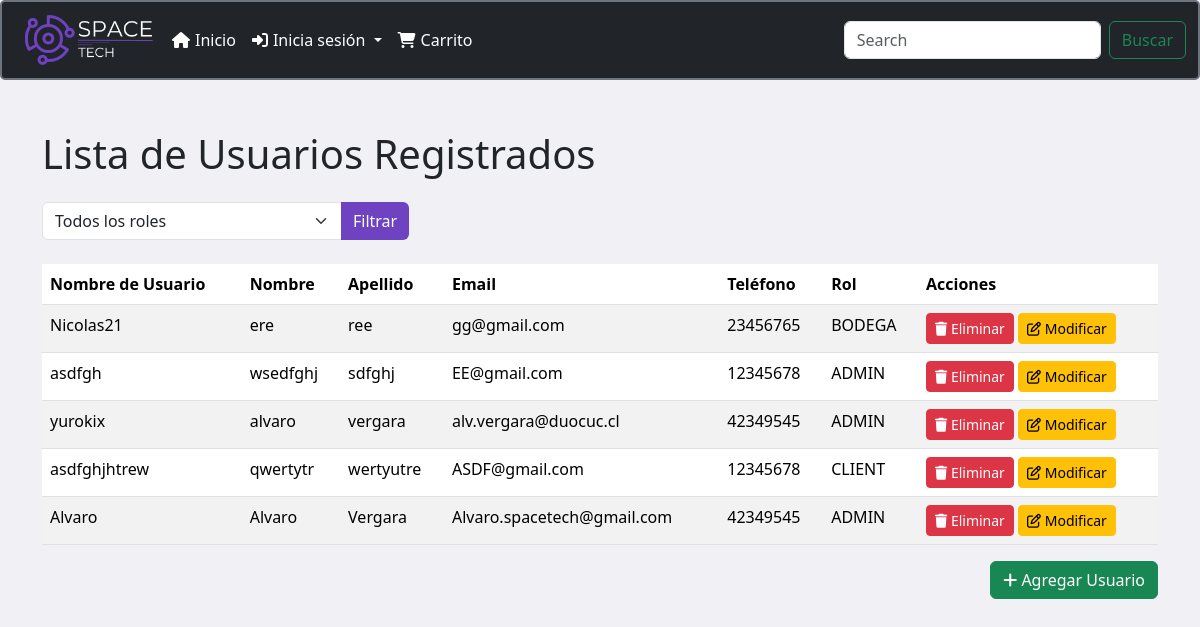
The page /listaU (signed in) on the database as committed earlier.
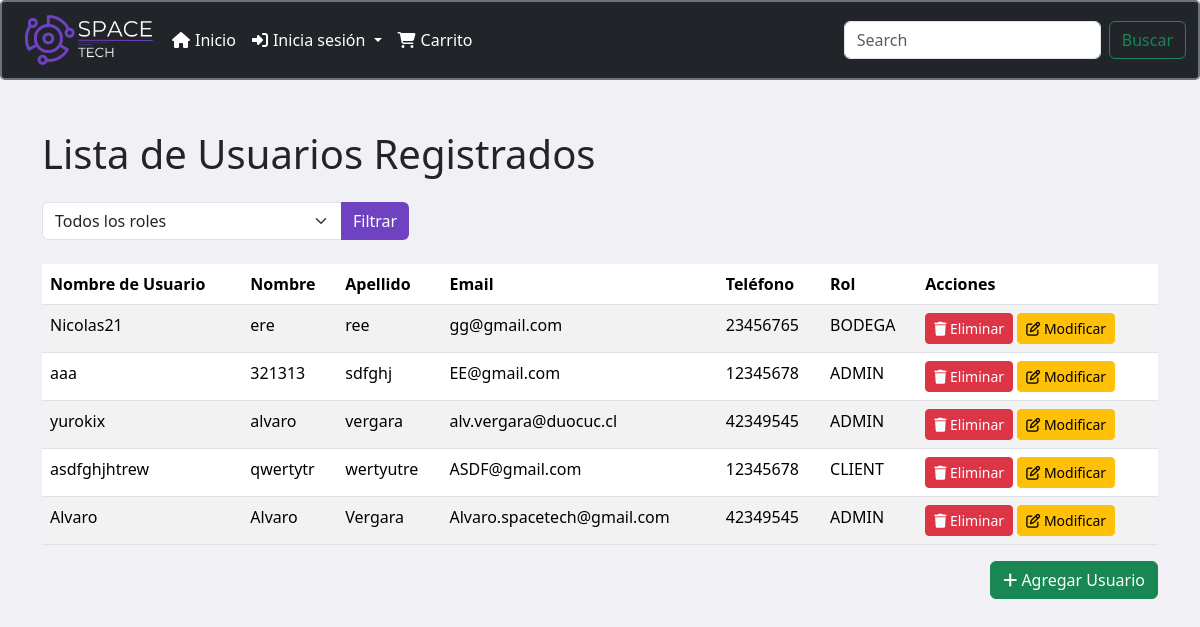
The same page on the database as committed later.
### menu/models.py (models this page shows, shortened)
class Usuario(models.Model):
    ROLE_CHOICES = [
        ('ADMIN', 'Administrador'),
        ('BODEGA', 'Bodeguero'),
        ('CLIENT', 'Cliente'),
    ]
    nombre_usuario = models.CharField(max_length=30)
    nombre = models.CharField(max_length=30)
    apellido = models.CharField(max_length=30)
    email = models.EmailField(unique=True)
    tfno = models.CharField(max_length=8, verbose_name="Telefono")
    clave = models.CharField(max_length=30)
    confirmar_clave = models.CharField(max_length=30)
    direccion = models.CharField(max_length=255, verbose_name="Dirección", null=True, blank=True)
    role = models.CharField(max_length=6, choices=ROLE_CHOICES)

### menu/views.py (the view)
# urls.py: path('listaU', views.listaU, name='listaU'),
@login_required
def listaU(request):
    role_filter = request.GET.get('role', None)
    if role_filter:
        usuarios = Usuario.objects.filter(role=role_filter)
    else:
        usuarios = Usuario.objects.all()
    roles = Usuario.ROLE_CHOICES
    return render(request, 'listaU.html', {'usuarios': usuarios, 'roles': roles})

### menu/context_processors.py (called while the page is built)
def carrito_items_count(request):
    if request.user.is_authenticated:
        cart, created = Cart.objects.get_or_create(user=request.user)
        carrito_items_count = CartItem.objects.filter(cart=cart).aggregate(total_quantity=Sum('quantity'))['total_quantity'] or 0
    else:
        carrito_items_count = 0
    return {
        'carrito_items_count': carrito_items_count
    }

### menu/templates/listaU.html (shortened to what this page needs)
<!DOCTYPE html>
<html lang="en">
<head>
    {% load static %}
    <link href="https://cdn.jsdelivr.net/npm/bootstrap@5.3.0/dist/css/bootstrap.min.css" rel="stylesheet">
    <link rel="stylesheet" href="https://cdnjs.cloudflare.com/ajax/libs/font-awesome/6.0.0-beta3/css/all.min.css">
</head>
<body style="background-color: #f0f0f5;">
    {% include "plantilla/menu.html" %}
    <div class="container">
        <h1 class="mb-4">Lista de Usuarios Registrados</h1>
        <form method="get" class="mb-4">
            <div class="input-group">
                <select class="form-select" name="role">
                    <option value="">Todos los roles</option>
                </select>
                <button type="submit" class="btn btn-primary">Filtrar</button>
            </div>
        </form>
        <div class="table-responsive">
            <table class="table table-striped table-hover">
                <thead>
                    <tr>
                        <th>Nombre de Usuario</th>
                        <th>Nombre</th>
                        <th>Apellido</th>
                        <th>Email</th>
                        <th>Teléfono</th>
                        <th>Rol</th>
                        <th>Acciones</th>
                    </tr>
                </thead>
                <tbody>
                    {% for usuario in usuarios %}
                    <tr>
                        <td>{{ usuario.nombre_usuario }}</td>
                        <td>{{ usuario.nombre }}</td>
                        <td>{{ usuario.apellido }}</td>
                        <td>{{ usuario.email }}</td>
                        <td>{{ usuario.tfno }}</td>
                        <td>{{ usuario.role }}</td>
                        <td>
                            <form action="{% url 'eliminar_usuario' usuario.id %}" method="post" style="display:inline;">
                                <button type="submit" class="btn btn-danger btn-sm">
                                    <i class="fa fa-trash"></i> Eliminar
                                </button>
                            </form>
                            <a href="{% url 'editar_usuario' usuario.id %}" class="btn btn-warning btn-sm">
                                <i class="fa fa-edit"></i> Modificar
                            </a>
                        </td>
                    </tr>
                    {% endfor %}
                </tbody>
            </table>
            <div class="text-end">
                <a href="{% url 'formulario' %}" class="btn btn-success">
                    <i class="fa fa-plus"></i> Agregar Usuario
                </a>
            </div>
        </div>
    </div>
</body>
</html

Rows that differ between the two databases and show on the page:
changed Usuario "sdfghj": nombre_usuario "asdfgh" → "aaa"; nombre "wsedfghj" → "321313"
